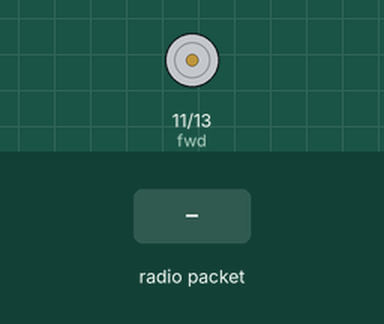
A sketch run on a simulated Arduino Uno, built with avr-gcc and run on an emulated ATmega328P. Parts: motor-driver pin pairs drawn as motors (green arrow = first pin HIGH = forward, orange = second pin HIGH = backward, longer = more drive, scaled by the enable pin). The test bench sets the inputs (shaded band). No radio packets arrive unless stated.

Above: at 1.3 s.
1.4 s: radio packet "1" arrives
At 1.9 s:
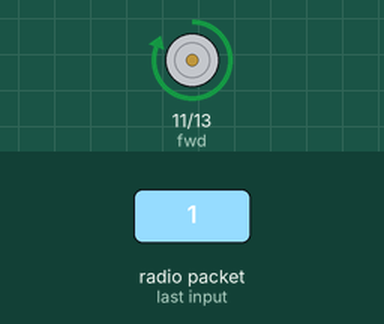
3.5 s: radio packet "2" arrives
At 3.9 s:
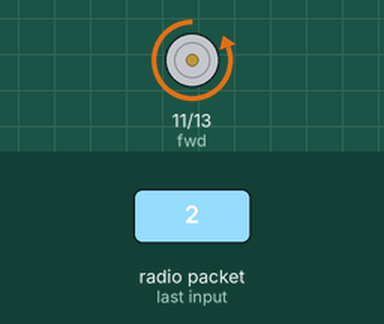
Timing chart, 0 to 6.5 s (numbered marks = the images above; inputs shaded):
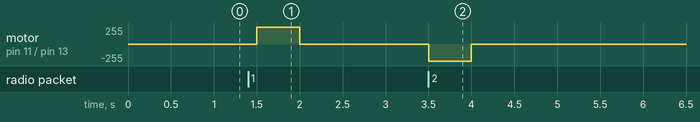

Measured:
- after the input at 1.4 s, motor on pin 11 (fwd) / pin 13 (rev): stopped → forward 255/255 after 0.10 s, → stopped 0.50 s later
- after the input at 3.5 s, motor on pin 11 (fwd) / pin 13 (rev): stopped → backward 255/255 at once, → stopped 0.50 s later

The sketch:

winch.ino
```cpp
//simple Tx on pin D12
//Written By : Mohannad Rawashdeh
// 3:00pm , 13/6/2013
//http://www.genotronex.com/
//..................................
#include <VirtualWire.h>
int enable =7;
int fwd = 11;
int rev = 13;

void drive_forward() {
  digitalWrite(enable, HIGH);
  digitalWrite(rev, LOW);
  digitalWrite(fwd, HIGH);
}

void drive_backward() {
  digitalWrite(enable, HIGH);
  digitalWrite(fwd, LOW);
  digitalWrite(rev, HIGH);
}

void motor_stop() {
  digitalWrite(enable, LOW);
  digitalWrite(rev, LOW);
  digitalWrite(fwd, LOW);
}


void setup()
{
    int i;
    pinMode(rev, OUTPUT);
    pinMode(fwd, OUTPUT);
    pinMode(enable, OUTPUT);
    vw_set_ptt_inverted(true); // Required for DR3100
    vw_set_rx_pin(12);
    vw_setup(4000);  // Bits per sec
    pinMode(13, OUTPUT);

    vw_rx_start();       // Start the receiver PLL running
}
    void loop()
{
    uint8_t buf[VW_MAX_MESSAGE_LEN];
    uint8_t buflen = VW_MAX_MESSAGE_LEN;


    if (vw_get_message(buf, &buflen)) // Non-blocking
    {
      if(buf[0]=='1'){ //retract
      drive_forward();
      delay(500);
    }

   if(buf[0]=='2'){ //forward
    drive_backward();
    delay(500);
    }

    else{
    motor_stop();
    delay(500);
      }
    }

    else{
    motor_stop();
    delay(500);
    }
}
```
